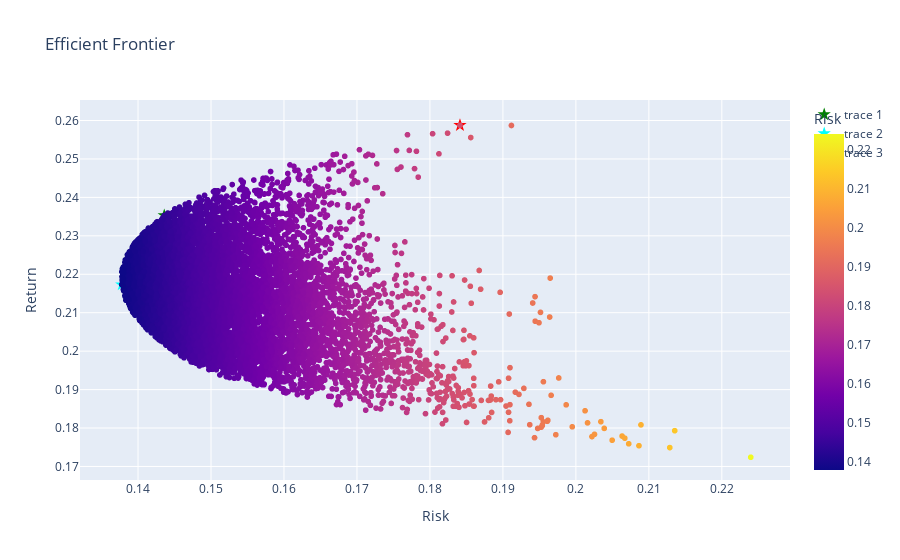

The cell this chart's notebook holds for it:
### Code cell
fig = px.scatter(efficient_frontier_data, x='Risk', y='Return', title='Efficient Frontier', color='Risk')
addMarker(fig, max_sharpe['Risk'], max_sharpe['Return'], 'Green')
addMarker(fig, min_risk['Risk'], min_risk['Return'], 'Cyan')
addMarker(fig, max_return['Risk'], max_return['Return'], 'Red')
fig.show()

### Figure 1 — Plotly figure (JSON) as saved in the notebook; plotly's stock layout.template omitted (floating-point values rounded to 4 significant figures; data arrays with more than 128 entries replaced by an {"elided": "..."} marker saying what was removed)
{"data": [{"hovertemplate": "Risk=%{marker.color}<br>Return=%{y}<extra></extra>", "legendgroup": "", "marker": {"color": {"elided": "10000 float values"}, "coloraxis": "coloraxis", "symbol": "circle"}, "mode": "markers", "name": "", "showlegend": false, "type": "scattergl", "x": {"elided": "10000 float values"}, "xaxis": "x", "y": {"elided": "10000 float values"}, "yaxis": "y"}, {"marker": {"color": "Green", "size": 10, "symbol": "star"}, "mode": "markers", "type": "scatter", "x": [0.1436], "y": [0.2353]}, {"marker": {"color": "Cyan", "size": 10, "symbol": "star"}, "mode": "markers", "type": "scatter", "x": [0.1378], "y": [0.2173]}, {"marker": {"color": "Red", "size": 10, "symbol": "star"}, "mode": "markers", "type": "scatter", "x": [0.1841], "y": [0.2588]}], "layout": {"coloraxis": {"colorbar": {"title": {"text": "Risk"}}, "colorscale": [[0, "#0d0887"], [0.1111, "#46039f"], [0.2222, "#7201a8"], [0.3333, "#9c179e"], [0.4444, "#bd3786"], [0.5556, "#d8576b"], [0.6667, "#ed7953"], [0.7778, "#fb9f3a"], [0.8889, "#fdca26"], [1, "#f0f921"]]}, "legend": {"tracegroupgap": 0}, "title": {"text": "Efficient Frontier"}, "xaxis": {"anchor": "y", "domain": [0, 1], "title": {"text": "Risk"}}, "yaxis": {"anchor": "x", "domain": [0, 1], "title": {"text": "Return"}}}}
